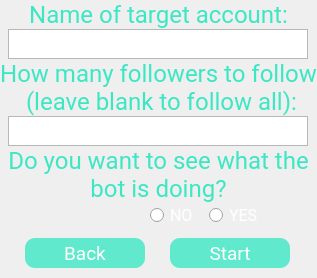
          <widget class="QWidget" name="pagina_getFollowers">
           <layout class="QVBoxLayout" name="verticalLayout_12">
            <property name="spacing">
             <number>0</number>
            </property>
            <property name="leftMargin">
             <number>0</number>
            </property>
            <property name="topMargin">
             <number>0</number>
            </property>
            <property name="rightMargin">
             <number>0</number>
            </property>
            <property name="bottomMargin">
             <number>0</number>
            </property>
            <item>
             <widget class="QFrame" name="frame_7">
              <property name="maximumSize">
               <size>
                <width>16777215</width>
                <height>120</height>
               </size>
              </property>
              <property name="frameShape">
               <enum>QFrame::NoFrame</enum>
              </property>
              <property name="frameShadow">
               <enum>QFrame::Raised</enum>
              </property>
              <layout class="QVBoxLayout" name="verticalLayout_10">
               <property name="spacing">
                <number>0</number>
               </property>
               <property name="leftMargin">
                <number>0</number>
               </property>
               <property name="topMargin">
                <number>0</number>
               </property>
               <property name="rightMargin">
                <number>0</number>
               </property>
               <property name="bottomMargin">
                <number>0</number>
               </property>
               <item>
                <widget class="QLabel" name="label_5">
                 <property name="font">
                  <font>
                   <family>Roboto</family>
                   <pointsize>18</pointsize>
                  </font>
                 </property>
                 <property name="styleSheet">
                  <string notr="true">color: rgb(60, 231, 195);
</string>
                 </property>
                 <property name="text">
                  <string>Name of target account:</string>
                 </property>
                 <property name="alignment">
                  <set>Qt::AlignCenter</set>
                 </property>
                </widget>
               </item>
               <item>
                <widget class="QFrame" name="frame_10">
                 <property name="frameShape">
                  <enum>QFrame::NoFrame</enum>
                 </property>
                 <property name="frameShadow">
                  <enum>QFrame::Raised</enum>
                 </property>
                 <layout class="QHBoxLayout" name="horizontalLayout_6">
                  <property name="spacing">
                   <number>0</number>
                  </property>
                  <property name="leftMargin">
                   <number>0</number>
                  </property>
                  <property name="topMargin">
                   <number>0</number>
                  </property>
                  <property name="rightMargin">
                   <number>0</number>
                  </property>
                  <property name="bottomMargin">
                   <number>0</number>
                  </property>
                  <item>
                   <widget class="QTextEdit" name="accountNameToGetFollowers">
                    <property name="maximumSize">
                     <size>
                      <width>300</width>
                      <height>30</height>
                     </size>
                    </property>
                    <property name="font">
                     <font>
                      <family>Roboto</family>
                      <pointsize>12</pointsize>
                      <weight>75</weight>
                      <bold>true</bold>
                     </font>
                    </property>
                    <property name="layoutDirection">
                     <enum>Qt::LeftToRight</enum>
                    </property>
                    <property name="styleSheet">
                     <string notr="true"/>
                    </property>
                   </widget>
                  </item>
                 </layout>
                </widget>
               </item>
              </layout>
             </widget>
            </item>
            <item>
             <widget class="QFrame" name="frame_12">
              <property name="maximumSize">
               <size>
                <width>16777215</width>
                <height>160</height>
               </size>
              </property>
              <property name="frameShape">
               <enum>QFrame::NoFrame</enum>
              </property>
              <property name="frameShadow">
               <enum>QFrame::Raised</enum>
              </property>
              <layout class="QVBoxLayout" name="verticalLayout_11">
               <property name="spacing">
                <number>0</number>
               </property>
               <property name="leftMargin">
                <number>0</number>
               </property>
               <property name="topMargin">
                <number>0</number>
               </property>
               <property name="rightMargin">
                <number>0</number>
               </property>
               <property name="bottomMargin">
                <number>0</number>
               </property>
               <item>
                <widget class="QLabel" name="label_6">
                 <property name="font">
                  <font>
                   <family>Roboto</family>
                   <pointsize>18</pointsize>
                  </font>
                 </property>
                 <property name="styleSheet">
                  <string notr="true">color: rgb(60, 231, 195);
</string>
                 </property>
                 <property name="text">
                  <string>How many followers to follow
 (leave blank to follow all):</string>
                 </property>
                 <property name="alignment">
                  <set>Qt::AlignCenter</set>
                 </property>
                 <property name="wordWrap">
                  <bool>true</bool>
                 </property>
                </widget>
               </item>
               <item>
                <widget class="QFrame" name="frame_13">
                 <property name="frameShape">
                  <enum>QFrame::NoFrame</enum>
                 </property>
                 <property name="frameShadow">
                  <enum>QFrame::Raised</enum>
                 </property>
                 <layout class="QHBoxLayout" name="horizontalLayout_9">
                  <property name="spacing">
                   <number>0</number>
                  </property>
                  <property name="leftMargin">
                   <number>0</number>
                  </property>
                  <property name="topMargin">
                   <number>0</number>
                  </property>
                  <property name="rightMargin">
                   <number>0</number>
                  </property>
                  <property name="bottomMargin">
                   <number>0</number>
                  </property>
                  <item>
                   <widget class="QTextEdit" name="numberOfFollowers">
                    <property name="maximumSize">
                     <size>
                      <width>300</width>
                      <height>30</height>
                     </size>
                    </property>
                    <property name="font">
                     <font>
                      <family>Roboto</family>
                      <pointsize>12</pointsize>
                      <weight>75</weight>
                      <bold>true</bold>
                     </font>
                    </property>
                    <property name="layoutDirection">
                     <enum>Qt::LeftToRight</enum>
                    </property>
                    <property name="styleSheet">
                     <string notr="true"/>
                    </property>
                   </widget>
                  </item>
                 </layout>
                </widget>
               </item>
              </layout>
             </widget>
            </item>
            <item>
             <widget class="QFrame" name="frame_14">
              <property name="frameShape">
               <enum>QFrame::NoFrame</enum>
              </property>
              <property name="frameShadow">
               <enum>QFrame::Raised</enum>
              </property>
              <layout class="QVBoxLayout" name="verticalLayout_16">
               <property name="spacing">
                <number>0</number>
               </property>
               <property name="leftMargin">
                <number>0</number>
               </property>
               <property name="topMargin">
                <number>0</number>
               </property>
               <property name="rightMargin">
                <number>0</number>
               </property>
               <property name="bottomMargin">
                <number>0</number>
               </property>
               <item>
                <widget class="QFrame" name="frame_17">
                 <property name="frameShape">
                  <enum>QFrame::NoFrame</enum>
                 </property>
                 <property name="frameShadow">
                  <enum>QFrame::Raised</enum>
                 </property>
                 <layout class="QVBoxLayout" name="verticalLayout_15">
                  <property name="spacing">
                   <number>0</number>
                  </property>
                  <property name="leftMargin">
                   <number>0</number>
                  </property>
                  <property name="topMargin">
                   <number>0</number>
                  </property>
                  <property name="rightMargin">
                   <number>0</number>
                  </property>
                  <property name="bottomMargin">
                   <number>0</number>
                  </property>
                  <item>
                   <widget class="QLabel" name="label_7">
                    <property name="font">
                     <font>
                      <family>Roboto</family>
                      <pointsize>18</pointsize>
                     </font>
                    </property>
                    <property name="styleSheet">
                     <string notr="true">color: rgb(60, 231, 195);
</string>
                    </property>
                    <property name="text">
                     <string>Do you want to see what the bot is doing?</string>
                    </property>
                    <property name="alignment">
                     <set>Qt::AlignCenter</set>
                    </property>
                    <property name="wordWrap">
                     <bool>true</bool>
                    </property>
                   </widget>
                  </item>
                  <item>
                   <widget class="QFrame" name="frame_18">
                    <property name="frameShape">
                     <enum>QFrame::NoFrame</enum>
                    </property>
                    <property name="frameShadow">
                     <enum>QFrame::Raised</enum>
                    </property>
                    <layout class="QHBoxLayout" name="horizontalLayout">
                     <property name="spacing">
                      <number>0</number>
                     </property>
                     <property name="leftMargin">
                      <number>150</number>
                     </property>
                     <property name="topMargin">
                      <number>0</number>
                     </property>
                     <property name="rightMargin">
                      <number>50</number>
                     </property>
                     <property name="bottomMargin">
                      <number>0</number>
                     </property>
                     <item>
                      <widget class="QRadioButton" name="radioButton_HeadlessYes">
                       <property name="font">
                        <font>
                         <family>Roboto</family>
                         <pointsize>12</pointsize>
                        </font>
                       </property>
                       <property name="layoutDirection">
                        <enum>Qt::LeftToRight</enum>
                       </property>
                       <property name="styleSheet">
                        <string notr="true">color:#fff;</string>
                       </property>
                       <property name="text">
                        <string>NO</string>
                       </property>
                      </widget>
                     </item>
                     <item>
                      <widget class="QRadioButton" name="radioButton_HeadlessNo">
                       <property name="font">
                        <font>
                         <family>Roboto</family>
                         <pointsize>12</pointsize>
                        </font>
                       </property>
                       <property name="styleSheet">
                        <string notr="true">color:#fff;</string>
                       </property>
                       <property name="text">
                        <string>YES</string>
                       </property>
                      </widget>
                     </item>
                    </layout>
                   </widget>
                  </item>
                 </layout>
                </widget>
               </item>
              </layout>
             </widget>
            </item>
            <item>
             <widget class="QFrame" name="frame_11">
              <property name="minimumSize">
               <size>
                <width>0</width>
                <height>50</height>
               </size>
              </property>
              <property name="maximumSize">
               <size>
                <width>16777215</width>
                <height>50</height>
               </size>
              </property>
              <property name="frameShape">
               <enum>QFrame::NoFrame</enum>
              </property>
              <property name="frameShadow">
               <enum>QFrame::Raised</enum>
              </property>
              <layout class="QHBoxLayout" name="horizontalLayout_8">
               <property name="spacing">
                <number>0</number>
               </property>
               <property name="leftMargin">
                <number>0</number>
               </property>
               <property name="topMargin">
                <number>0</number>
               </property>
               <property name="rightMargin">
                <number>0</number>
               </property>
               <property name="bottomMargin">
                <number>0</number>
               </property>
               <item>
                <widget class="QPushButton" name="button_backFromGetFollowers">
                 <property name="minimumSize">
                  <size>
                   <width>120</width>
                   <height>30</height>
                  </size>
                 </property>
                 <property name="maximumSize">
                  <size>
                   <width>120</width>
                   <height>30</height>
                  </size>
                 </property>
                 <property name="font">
                  <font>
                   <family>Roboto</family>
                   <pointsize>14</pointsize>
                  </font>
                 </property>
                 <property name="cursor">
                  <cursorShape>PointingHandCursor</cursorShape>
                 </property>
                 <property name="styleSheet">
                  <string notr="true">background-color:rgba(60, 231, 195,0.8); color:#FFF;
border-radius:10px;</string>
                 </property>
                 <property name="text">
                  <string>Back</string>
                 </property>
                </widget>
               </item>
               <item>
                <widget class="QPushButton" name="button_startGetFollowers">
                 <property name="minimumSize">
                  <size>
                   <width>120</width>
                   <height>30</height>
                  </size>
                 </property>
                 <property name="maximumSize">
                  <size>
                   <width>120</width>
                   <height>30</height>
                  </size>
                 </property>
                 <property name="font">
                  <font>
                   <family>Roboto</family>
                   <pointsize>14</pointsize>
                  </font>
                 </property>
                 <property name="cursor">
                  <cursorShape>PointingHandCursor</cursorShape>
                 </property>
                 <property name="styleSheet">
                  <string notr="true">background-color:rgba(60, 231, 195,0.8); color:#FFF;
border-radius:10px;</string>
                 </property>
                 <property name="text">
                  <string>Start</string>
                 </property>
                </widget>
               </item>
              </layout>
             </widget>
            </item>
           </layout>
          </widget>
